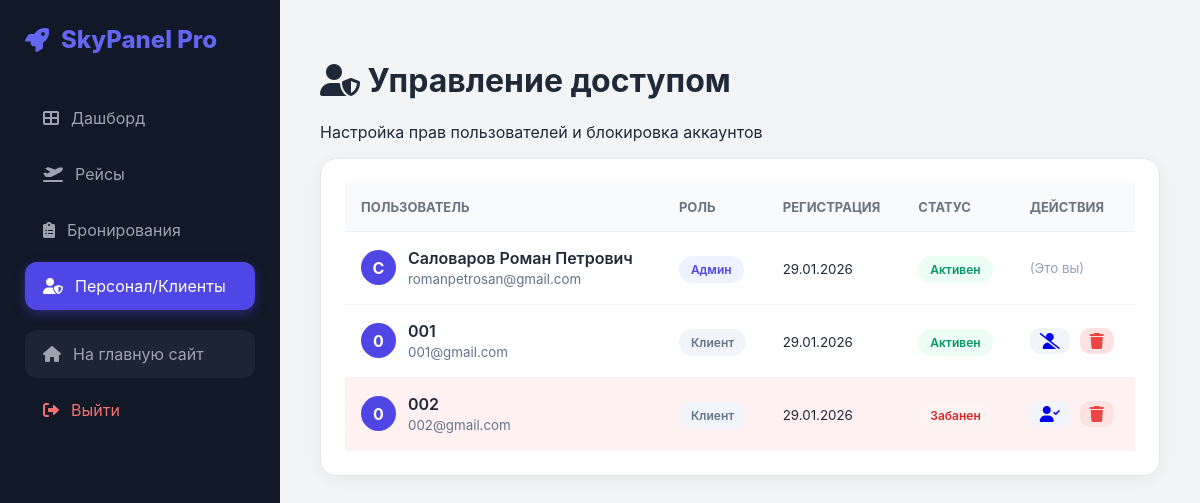
The app's page /admin.php?page=users (signed in) with its own data.
### tables this page shows
CREATE TABLE `users` (
  `id` int(11) NOT NULL AUTO_INCREMENT,
  `fullname` varchar(100) NOT NULL,
  `email` varchar(100) NOT NULL,
  `phone` varchar(20) NOT NULL,
  `password` varchar(255) NOT NULL,
  `role` tinyint(4) DEFAULT '0',
  `status` tinyint(4) DEFAULT '1',
  `created_at` timestamp NULL DEFAULT CURRENT_TIMESTAMP,
  `last_login` timestamp NULL DEFAULT NULL,
  PRIMARY KEY (`id`),
  UNIQUE KEY `email` (`email`)
);

### pages/admin_users.php (the view, shortened to what this page needs)
<?php
include_once "connect.php";
$users_query = $conn->query("SELECT * FROM users ORDER BY created_at DESC");
?>
<div class="admin-header">
    <div>
        <h1><i class="fas fa-user-shield"></i> Управление доступом</h1>
        <p>Настройка прав пользователей и блокировка аккаунтов</p>
    </div>
</div>
<div class="card animate-fade">
    <div class="table-res">
        <table>
            <thead>
                <tr>
                    <th>Пользователь</th>
                    <th>Роль</th>
                    <th>Регистрация</th>
                    <th>Статус</th>
                    <th>Действия</th>
                </tr>
            </thead>
            <tbody>
                <?php if ($users_query && $users_query->num_rows > 0): ?>
                    <?php while($u = $users_query->fetch_assoc()): ?>
                    <tr style="<?= $u['status'] == 0 ? 'background: #fff1f2;' : '' ?>">
                        <td>
                            <div style="display: flex; align-items: center; gap: 12px;">
                                <div style="width: 35px; height: 35px; border-radius: 50%; background: #4f46e5; color: white; display: flex; align-items: center; justify-content: center; font-weight: bold;">
                                    <?= mb_substr($u['fullname'], 0, 1) ?>
                                </div>
                                <div>
                                    <div style="font-weight: 600;"><?= htmlspecialchars($u['fullname']) ?></div>
                                    <small style="color: #64748b;"><?= htmlspecialchars($u['email']) ?></small>
                                </div>
                            </div>
                        </td>
                        <td>
                            <?php if($u['role'] == 1): ?>
                                <span class="badge" style="background: #eef2ff; color: #4f46e5;">Админ</span>
                            <?php else: ?>
                                <span class="badge" style="background: #f1f5f9; color: #64748b;">Клиент</span>
                            <?php endif; ?>
                        </td>
                        <td><small><?= date('d.m.Y', strtotime($u['created_at'])) ?></small></td>
                        <td>
                            <?php if($u['status'] == 1): ?>
                                <span class="badge b-confirmed">Активен</span>
                            <?php else: ?>
                                <span class="badge b-cancelled">Забанен</span>
                            <?php endif; ?>
                        </td>
                        <td>
                            <div style="display: flex; gap: 10px;">
                                <?php if($u['id'] != $_SESSION['user_id']): ?>
                                    <a href="admin.php?page=users&toggle_status=<?= $u['id'] ?>" class="btn" style="padding: 5px 10px; background: #f1f5f9;">
                                        <i class="fas <?= $u['status'] == 1 ? 'fa-user-slash' : 'fa-user-check' ?>"></i>
                                    </a>
                                    <a href="admin.php?page=users&delete_user=<?= $u['id'] ?>" class="btn" style="padding: 5px 10px; background: #fee2e2; color: #ef4444;" onclick="return confirm('Удалить пользователя навсегда?')">
                                        <i class="fas fa-trash"></i>
                                    </a>
                                <?php else: ?>
                                    <small style="color: #94a3b8;">(Это вы)</small>
                                <?php endif; ?>
                            </div>
                        </td>
                    </tr>
                    <?php endwhile; ?>
                <?php else: ?>
                    <tr><td colspan="5" style="text-align:center;">Пользователей не найдено</td></tr>
                <?php endif; ?>
            </tbody>
        </table>
    </div>
</div>

### admin.php (style rules this page uses)
:root { --primary: #4f46e5; --sidebar: #111827; --bg: #f3f4f6; --success: #10b981; --danger: #ef4444; --warning: #f59e0b; }
body { font-family: 'Inter', sans-serif; margin: 0; background: var(--bg); display: flex; color: #1f2937; }
.card { background: white; border-radius: 16px; padding: 24px; box-shadow: 0 4px 20px rgba(0,0,0,0.05); margin-bottom: 24px; border: 1px solid #e5e7eb; }
.table-res { overflow-x: auto; }
table { width: 100%; border-collapse: collapse; }
th { background: #f9fafb; padding: 16px; text-align: left; font-size: 13px; text-transform: uppercase; color: #6b7280; border-bottom: 1px solid #edf2f7; }
td { padding: 16px; border-bottom: 1px solid #f3f4f6; }
.badge { padding: 6px 12px; border-radius: 20px; font-size: 12px; font-weight: 600; }
.b-confirmed { background: #ecfdf5; color: #059669; }
.b-cancelled { background: #fef2f2; color: #dc2626; }
.btn { padding: 10px 20px; border-radius: 10px; border: none; font-weight: 600; cursor: pointer; transition: 0.2s; display: inline-flex; align-items: center; gap: 8px; text-decoration: none; }
.animate-fade { animation: fadeIn 0.4s ease-out; }

### records on screen
users: fullname "С", fullname "Саловаров Роман Петрович", email "romanpetrosan@gmail.com", role "Админ", created_at "29.01.2026", status "Активен", shows "(Это вы)"
users: fullname "0", fullname "001", email "001@gmail.com", role "Клиент", created_at "29.01.2026", status "Активен"
users: fullname "0", fullname "002", email "002@gmail.com", role "Клиент", created_at "29.01.2026", status "Забанен"
